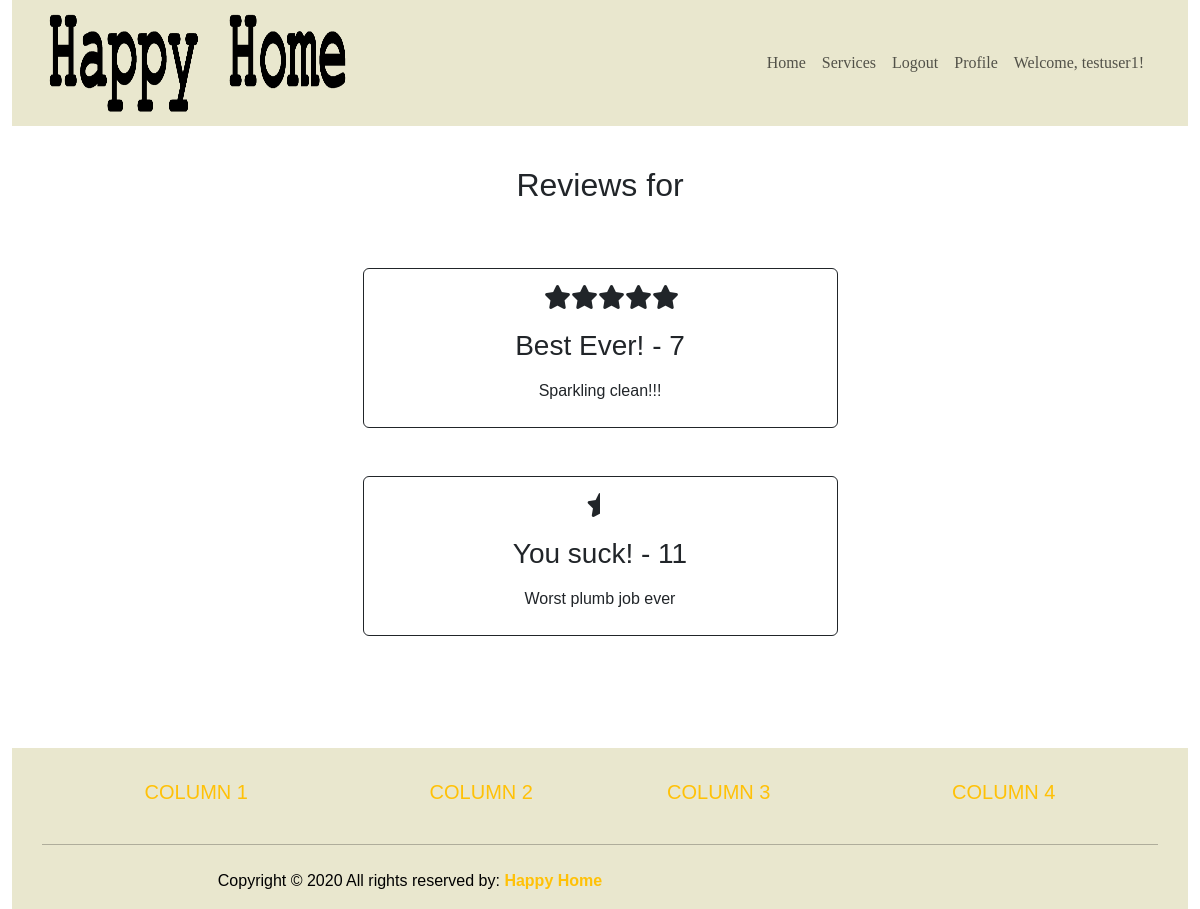
Before: /user_reviews24 (signed in) with the older database file.
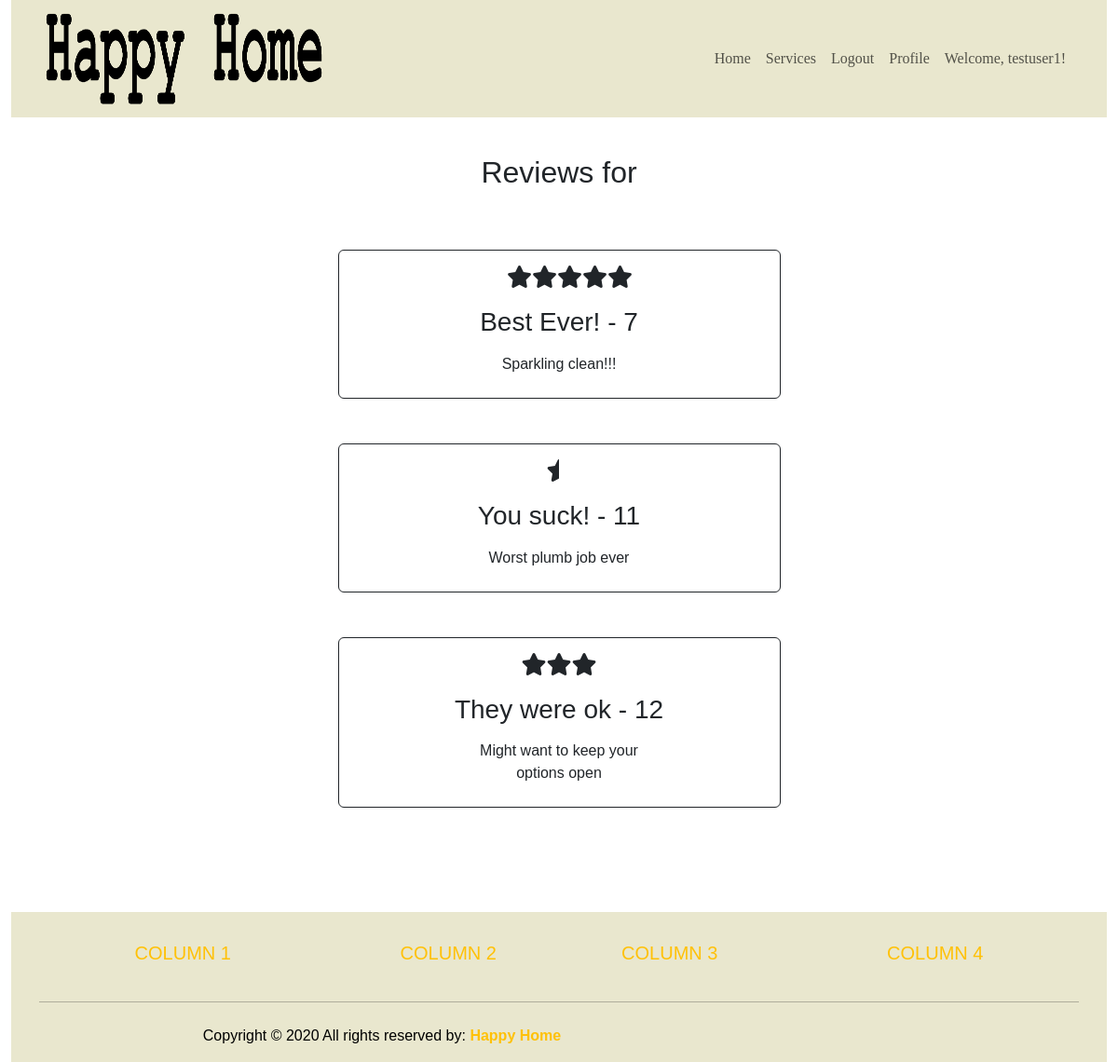
After: the same page with the newer database file.
### happy_home/models.py (models this page shows, shortened)
class Review(models.Model):
    provider = models.IntegerField(null=True)
    consumer = models.IntegerField(null=True)
    title = models.CharField(max_length=30, blank=True)
    rating = models.FloatField(default=1)
    text = models.CharField(max_length=1000, blank=True)
    created = models.DateField(auto_now=True)

### happy_home/views.py (the view)
# urls.py: path('user_reviews<info_user>', views.user_reviews, name='userReviews'),
def user_reviews(request, info_user):
    if request.user.is_authenticated:
        if request.user.is_user:
            consumer = Consumer.objects.get(user=info_user) #(email=request.user.email)
            reviews = Review.objects.filter(consumer=info_user)
            return render(request, 'user_reviews.html', {'reviews':reviews, 'consumer': consumer} ) # ,'profile_user':profile_user
        else:
            messages.success(request, ('You must be logged in as a user'))
            return redirect('login')
    else:
        messages.success(request, ('You must be logged in to get review list'))
        return redirect('login')

### happy_home/templates/user_reviews.html (shortened to what this page needs)
{% extends 'base.html' %}
{% block content %}
<div class="row col-6 mx-auto">
    <h2 style="text-align: center">Reviews for</h2>
</div>
<div class="row col-6 mx-auto mb-5">
</div>
{% for review in reviews %}
<div class="row text-center">
    <div class="container-bordered border border-dark rounded-2 mb-5 text-center col-5 mx-auto">
        <div class="mb-3">
            {% if review.rating == 0.5 %}
                <i style='font-size:24px' class='fas col-3 pt-3'>&#xf089;</i>
            {% elif review.rating == 1 %}
                <i style='font-size:24px' class='fas col-3 pt-3'>&#xf005;</i>
            {% elif review.rating == 1.5 %}
                <i style='font-size:24px' class='fas col-3 pt-3'>&#xf005;&#xf089;</i>
            {% elif review.rating == 2 %}
                <i style='font-size:24px' class='fas col-3 pt-3'>&#xf005;&#xf005;</i>
            {% elif review.rating == 2.5 %}
                <i style='font-size:24px' class='fas col-3 pt-3'>&#xf005;&#xf005;&#xf089;</i>
            {% elif review.rating == 3 %}
                <i style='font-size:24px' class='fas col-3 pt-3'>&#xf005;&#xf005;&#xf005;</i>
            {% elif review.rating == 3.5 %}
                <i style='font-size:24px' class='fas col-3 pt-3'>&#xf005;&#xf005;&#xf005;&#xf089;</i>
            {% elif review.rating == 4 %}
                <i style='font-size:24px' class='fas col-3 pt-3'>&#xf005;&#xf005;&#xf005;&#xf005;</i>
            {% elif review.rating == 4.5 %}
                <i style='font-size:24px' class='fas col-3 pt-3'>&#xf005;&#xf005;&#xf005;&#xf005;&#xf089;</i>
            {% elif review.rating == 5 %}
                <i style='font-size:24px' class='fas col-3 pt-3'>&#xf005;&#xf005;&#xf005;&#xf005;&#xf005;</i>
            {% endif %}
        </div>
        <div class="mb-3">
            <h3>{{ review.title }} - {{ review.id }}</h3>
        </div>
        <div class="col-5 mx-auto mb-4">
            <p>{{ review.text }}</p>
        </div>
    </div>
</div>
{% endfor %}
{% endblock %}

Changed rows visible on the page:
added Review: rating 3 (drawn), title "They were ok", id "12", text "Might want to keep your options open"
